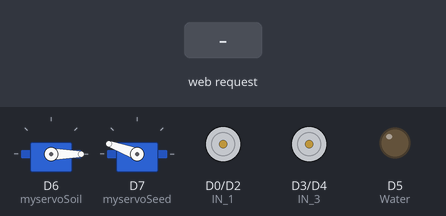
Recording of a sketch running on a simulated ESP8266 (NodeMCU). Shown: 2 × servo, motor-driver pin pairs drawn as motors (green arrow = first pin HIGH = forward, orange = second pin HIGH = backward, longer = more drive, scaled by the enable pin), output pins drawn as LEDs (lit = HIGH). The test bench sets the inputs (shaded band). What the sketch prints to the serial monitor is not drawn.

Above: at 1.2 s.
1.3 s: HTTP request GET /?State=F received
At 2.2 s:
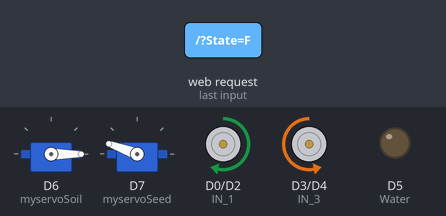
2.8 s: HTTP request GET /?State=B received
At 3.4 s:
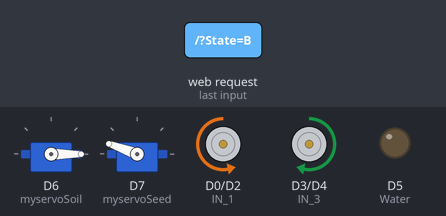
4.3 s: HTTP request GET /?State=L received
At 5.5 s:
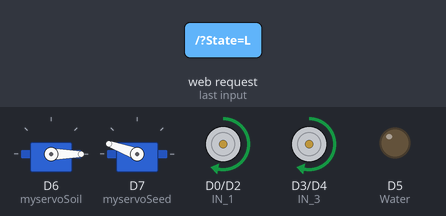
5.8 s: HTTP request GET /?State=R received
At 6.8 s:
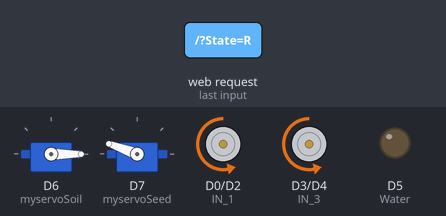
Timing chart, 0 to 8.3 s (numbered marks = the images above; inputs shaded):
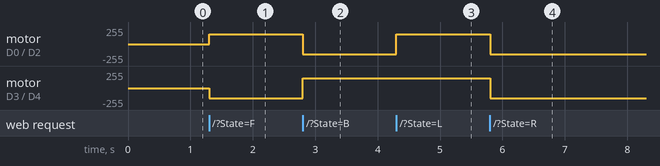

The sketch:

Prithvi_Sahay_Joystick_Robot.ino
```cpp
#include <ESP8266WiFi.h>
#include <WiFiClient.h>
#include <ESP8266WebServer.h>
#include <Servo.h>

const char* ssid = "Prithvi Sahay";
const char* password = "12345678";

//CHANGE3
#define ENA   D1  //D1
#define IN_1  D0  //D0
#define IN_2  D2  //D2

#define IN_3  D3  //D3
#define IN_4  D4  //D4
#define ENB   D8  //D8

#define Water D5    // Relay motor Connection

String command;     //String to store app command state.

int speedCar = 150; // 0 to 255
int speed_low = 60;

int SoilSensor = A0; //Soil Sensor Connection

Servo myservoSoil, myservoSeed;   // create servo object to control a servo
ESP8266WebServer server(80);

void setup() {

  Serial.begin(115200);
  myservoSoil.attach(D6);
  myservoSeed.attach(D7);

  myservoSeed.write(160); //On Startups Default Location If not OK Then CHANGE1 160 to 0
  myservoSoil.write(0); //On Startups Default Location If not OK Then CHANGE2 0 to 160

 pinMode(ENA, OUTPUT);
 pinMode(IN_1, OUTPUT);
 pinMode(IN_2, OUTPUT);
 pinMode(IN_3, OUTPUT);
 pinMode(IN_4, OUTPUT);
 pinMode(ENB, OUTPUT);
 pinMode(Water, OUTPUT);
 pinMode(SoilSensor, INPUT);

// Connecting WiFi
  WiFi.mode(WIFI_AP);           //Only Access point
  WiFi.softAP(ssid, password);  //Start HOTspot removing password will disable security
  IPAddress myIP = WiFi.softAPIP();
  Serial.print("AP IP address: ");
  Serial.println(myIP);

 // Starting WEB-server
     server.on ( "/", HTTP_handleRoot );
     server.onNotFound ( HTTP_handleRoot );
     server.begin();
}

void loop() {
    server.handleClient();
      command = server.arg("State");
      Serial.println(command);
           if (command == "F") goForword();
      else if (command == "B") goBack();
      else if (command == "L") goLeft();
      else if (command == "R") goRight();
      else if (command == "Water") goWater();
      else if (command == "Soil") goSoil();
      else if (command == "Seed") goSeed();
      else if (command == "0") speedCar = 100;
      else if (command == "1") speedCar = 120;
      else if (command == "2") speedCar = 140;
      else if (command == "3") speedCar = 160;
      else if (command == "4") speedCar = 180;
      else if (command == "5") speedCar = 200;
      else if (command == "6") speedCar = 215;
      else if (command == "7") speedCar = 230;
      else if (command == "8") speedCar = 240;
      else if (command == "9") speedCar = 255;
      else if (command == "S") stopRobot();
}

void HTTP_handleRoot(void) {

if( server.hasArg("State") ){
       Serial.println(server.arg("State"));
  }
  server.send ( 200, "text/html", "" );
  delay(1);
}

  void goForword(){
      digitalWrite(IN_1, HIGH);
      digitalWrite(IN_2, LOW);
      analogWrite(ENA, speedCar);
      digitalWrite(IN_3, LOW);
      digitalWrite(IN_4, HIGH);
      analogWrite(ENB, speedCar);
   }

  void goBack(){
      digitalWrite(IN_1, LOW);
      digitalWrite(IN_2, HIGH);
      analogWrite(ENA, speedCar);
      digitalWrite(IN_3, HIGH);
      digitalWrite(IN_4, LOW);
      analogWrite(ENB, speedCar);
   }

  void goRight(){
      digitalWrite(IN_1, LOW);
      digitalWrite(IN_2, HIGH);
      analogWrite(ENA, speedCar);
      digitalWrite(IN_3, LOW);
      digitalWrite(IN_4, HIGH);
      analogWrite(ENB, speedCar);
    }

  void goLeft(){
      digitalWrite(IN_1, HIGH);
      digitalWrite(IN_2, LOW);
      analogWrite(ENA, speedCar);
      digitalWrite(IN_3, HIGH);
      digitalWrite(IN_4, LOW);
      analogWrite(ENB, speedCar);
    }

  void stopRobot(){
      digitalWrite(IN_1, LOW);
      digitalWrite(IN_2, LOW);
      analogWrite(ENA, speedCar);
      digitalWrite(IN_3, LOW);
      digitalWrite(IN_4, LOW);
      analogWrite(ENB, speedCar);
      digitalWrite(Water, LOW);
      myservoSoil.write(0);
      myservoSeed.write(160);
  }

  void goWater(){  //CHANGE4
   digitalWrite(Water, HIGH);
   delay(2500);
   digitalWrite(Water, LOW);
   delay(3500);
   command = "S";
  }

  void goSoil(){ //CHANGE5
   myservoSoil.write(120);
   delay(3000);
   Serial.println(analogRead(SoilSensor));
   if(analogRead(SoilSensor) >= 600){ //Change +- 600 If needed
    goWater();
    delay(50);
   }
   else{
    myservoSoil.write(0);
   }
  }

 void goSeed(){
  delay(1000);
  myservoSeed.write(0);
  delay(1000);
  myservoSeed.write(160);
  delay(3000);
  }
```

Measured:
- after the input at 1.3 s, motor on D0 (IN_1) / D2 (IN_2): stopped → forward 150/255 at once; motor on D3 (IN_3) / D4 (IN_4): stopped → backward 150/255 at once
- after the input at 2.8 s, motor on D0 (IN_1) / D2 (IN_2): forward 150/255 → backward 150/255 at once; motor on D3 (IN_3) / D4 (IN_4): backward 150/255 → forward 150/255 at once
- after the input at 4.3 s, motor on D0 (IN_1) / D2 (IN_2): backward 150/255 → forward 150/255 at once
- after the input at 5.8 s, motor on D0 (IN_1) / D2 (IN_2), motor on D3 (IN_3) / D4 (IN_4): forward 150/255 → backward 150/255 at once
